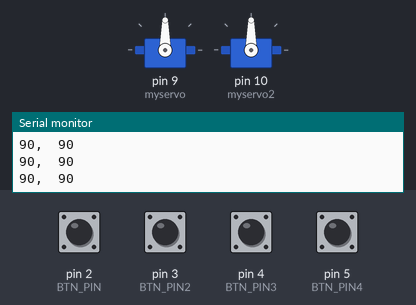
Simulated run of this sketch. Board: Arduino Uno, built with avr-gcc and run on an emulated ATmega328P. On the bench: 2 × servo, the last lines printed to the serial monitor. The inputs (shaded band) are chosen by the test bench; at power-on: pin 2 (BTN_PIN), pin 3 (BTN_PIN2), pin 4 (BTN_PIN3), pin 5 (BTN_PIN4) LOW.

Above: at 5.3 s.
5.4 s: pin 2 (BTN_PIN) pulled HIGH for 1 s
At 7.4 s:
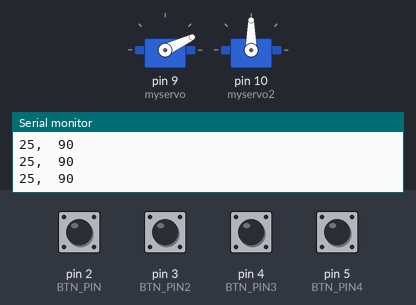
7.9 s: pin 5 (BTN_PIN4) pulled HIGH for 0.15 s
At 9.2 s:
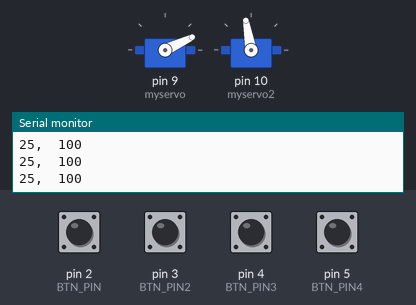
9.5 s: pin 2 (BTN_PIN) pulled HIGH for 0.15 s
At 10.4 s:
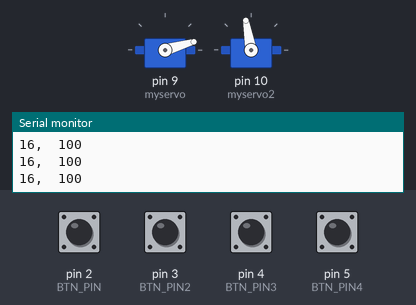
11.1 s: pin 3 (BTN_PIN2) pulled HIGH for 1 s
At 11.56 s:
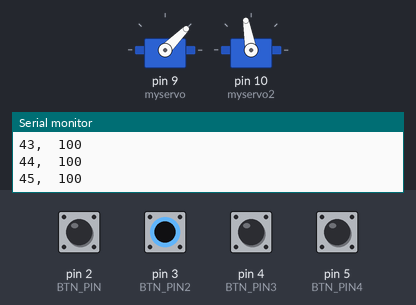
13.6 s: pin 4 (BTN_PIN3) pulled HIGH for 1 s
At 15.0 s:
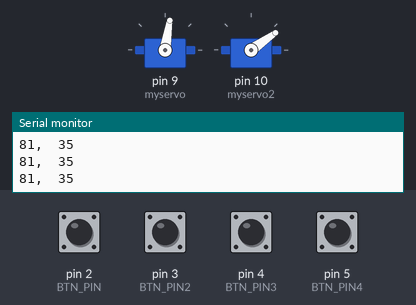
16.1 s: pin 3 (BTN_PIN2) pulled HIGH for 1 s
At 18.1 s:
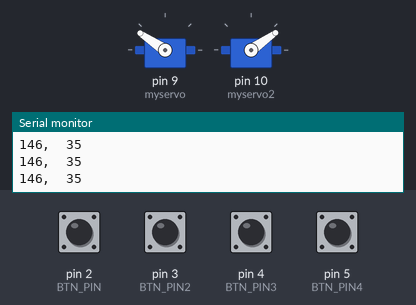
Timing chart, 0 to 19.6 s (numbered marks = the images above; inputs shaded):
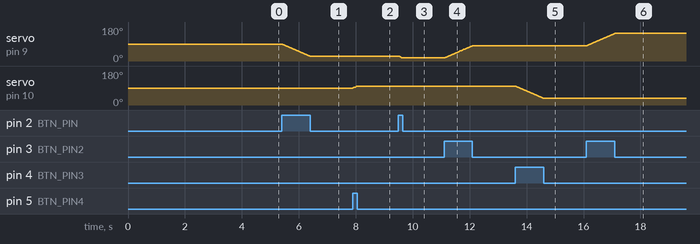

Measured:
- after the input at 5.4 s, servo on pin 9 (myservo): moves from 90° to 25° over 0.98 s, starting at once
- after the input at 7.9 s, servo on pin 10 (myservo2): 90° → 100° at once
- after the input at 9.5 s, servo on pin 9 (myservo): 25° → 16° at once
- after the input at 11.1 s, servo on pin 9 (myservo): moves from 16° to 81° over 0.99 s, starting at once
- after the input at 13.6 s, servo on pin 10 (myservo2): moves from 100° to 35° over 0.98 s, starting at once
- after the input at 16.1 s, servo on pin 9 (myservo): moves from 81° to 146° over 0.99 s, starting at once

The sketch:

Servo_control_camera_stand.ino
```cpp
#include <Servo.h>
#define BTN_PIN 2
#define BTN_PIN2 3
#define BTN_PIN3 4
#define BTN_PIN4 5
#define MAX 180
#define MIN 0
#define MID 90

Servo myservo;
Servo myservo2;
int pos = 0;
int pos2 = 0;

void setup() {
  pinMode(BTN_PIN, INPUT);
  pinMode(BTN_PIN2, INPUT);
  pinMode(BTN_PIN3, INPUT);
  pinMode(BTN_PIN4, INPUT);
  myservo.attach(9);
  myservo2.attach(10);

  Serial.begin(9600);

  calibrateServo(myservo, myservo2);
}

void loop() {

  Serial.print(myservo.read());
  Serial.print(",\t");
  Serial.println(myservo2.read());

  if(digitalRead(BTN_PIN) && myservo.read() != 0){
    myservo.write(myservo.read()-1);
  }

  if(digitalRead(BTN_PIN2) && myservo.read() != 180){
    myservo.write(myservo.read()+1);
  }

  if(digitalRead(BTN_PIN3) && myservo2.read() != 0){
    myservo2.write(myservo2.read()-1);
  }

  if(digitalRead(BTN_PIN4) && myservo2.read() != 180){
    myservo2.write(myservo2.read()+1);
  }

  delay(15);
}

void calibrateServo(Servo myservo, Servo myservo2){
  for (pos = 0; pos <= MAX; pos++) {
    myservo.write(pos);
    myservo2.write(pos);
    delay(15);
  }
  for (pos = MAX; pos >= MID; pos--) {
    myservo.write(pos);
    myservo2.write(pos);
    delay(15);
  }
}

void clockwise(){
  if(myservo.read() == 0) return;

  Serial.println("clockwise");
  for (pos = 180; pos >= 0; pos -= 1) {
    myservo.write(pos);
    delay(15);
  }
}

void counterclockwise(){
  if(myservo.read() == 180) return;

  Serial.println("counterclockwise");
  for (pos = 0; pos <= 180; pos += 1) {
    myservo.write(pos);
    delay(15);
  }
}
```
